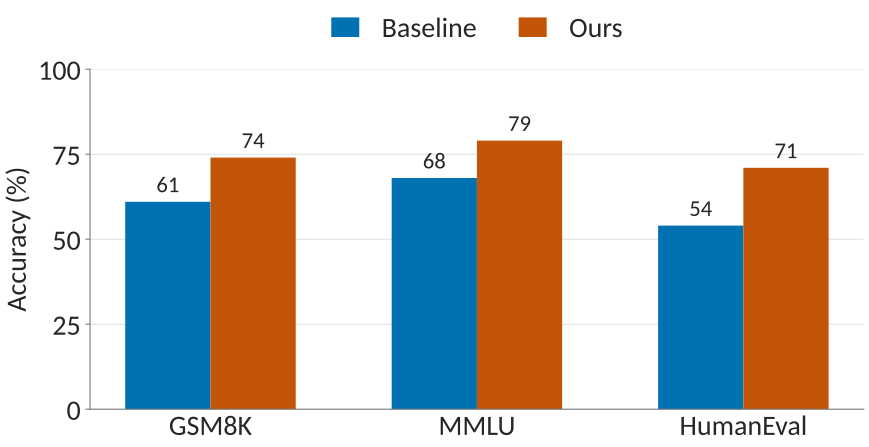

Write the Python code that produced this figure.
"""Worked example for the quarto-figure skill: a grouped bar chart sized for a
titled 16:9 slide (same data as latex/example/tikzpicture/example-bar.tex).
Copy this as a starting point. Build (from quarto/):
    .claude/skills/quarto-figure/scaffold/build_figure.sh example/figures/example-bar.py -t "Method Comparison"
"""
import matplotlib.pyplot as plt
import numpy as np

from princeton_mpl import COLORS, VALUE_PT, save

tasks = ["GSM8K", "MMLU", "HumanEval"]
series = {"Baseline": ([61, 68, 54], COLORS["c0"]),
          "Ours": ([74, 79, 71], COLORS["princeton"])}

x = np.arange(len(tasks))
width = 0.32
fig, ax = plt.subplots()
for i, (label, (values, color)) in enumerate(series.items()):
    bars = ax.bar(x + (i - 0.5) * width, values, width, label=label, color=color)
    ax.bar_label(bars, padding=3, fontsize=VALUE_PT)

ax.set_xticks(x, tasks)
ax.tick_params(axis="x", length=0)
ax.set_ylim(0, 100)
ax.set_yticks([0, 25, 50, 75, 100])
ax.set_ylabel("Accuracy (%)")
ax.legend(loc="lower center", bbox_to_anchor=(0.5, 1.0), ncols=2,
          handlelength=1.0, columnspacing=1.5)
save(fig, __file__)
